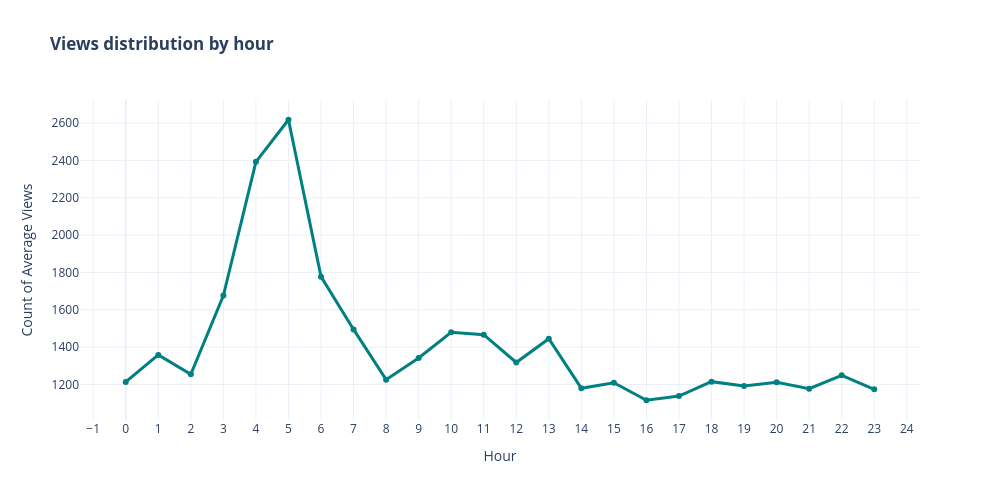

The notebook cell this image was saved under:
### Code cell
fig = px.line(
    df_avg, 
    x='hour', 
    y='views', 
    title="<b>Views distribution by hour</b>",
    labels={'hour': 'Hour', 'views': 'Count of Average Views'}
)
fig.update_traces(
    line=dict(color='teal', width=3),
    mode='lines+markers' )

fig.update_layout(
    xaxis=dict(
        tickmode='linear',
        tick0=0,
        dtick=1 
    ),
    template='plotly_white', 
    width=1000,
    height=500
)

fig.show();

### Figure 1 — Plotly figure (JSON) as saved in the notebook; plotly's stock layout.template omitted (floating-point values rounded to 4 significant figures)
{"data": [{"hovertemplate": "Hour=%{x}<br>Count of Average Views=%{y}<extra></extra>", "legendgroup": "", "line": {"color": "teal", "dash": "solid", "width": 3}, "marker": {"symbol": "circle"}, "mode": "lines+markers", "name": "", "orientation": "v", "showlegend": false, "type": "scatter", "x": [0, 1, 2, 3, 4, 5, 6, 7, 8, 9, 10, 11, 12, 13, 14, 15, 16, 17, 18, 19, 20, 21, 22, 23], "xaxis": "x", "y": [1214.0, 1358.0, 1255.0, 1676.0, 2393.0, 2618.0, 1778.0, 1495.0, 1226.0, 1342.0, 1479.0, 1467.0, 1318.0, 1445.0, 1179.0, 1209.0, 1116.0, 1138.0, 1215.0, 1192.0, 1211.0, 1177.0, 1249.0, 1174.0], "yaxis": "y"}], "layout": {"height": 500, "legend": {"tracegroupgap": 0}, "title": {"text": "<b>Views distribution by hour</b>"}, "width": 1000, "xaxis": {"anchor": "y", "domain": [0, 1], "dtick": 1, "tick0": 0, "tickmode": "linear", "title": {"text": "Hour"}}, "yaxis": {"anchor": "x", "domain": [0, 1], "title": {"text": "Count of Average Views"}}}}
